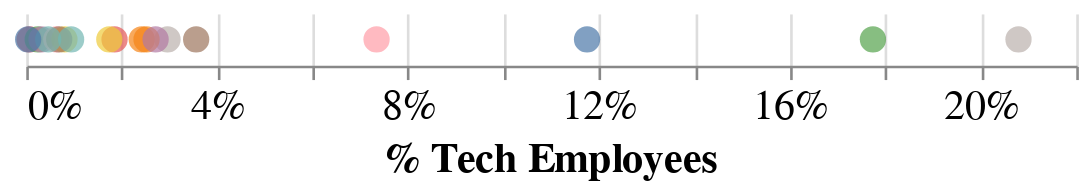

Notebook source saved alongside this figure:
### Code cell
#hide-input
horizontal_stripplot =  alt.Chart(jobs).mark_circle(size = 100).encode(
    x=alt.X('Percent Tech:Q', axis=alt.Axis(format='.0%'), title='% Tech Employees' ),
    color=alt.Color('Industry:N', legend=None, ),
    tooltip=[alt.Tooltip('Industry:N'), alt.Tooltip('Percent Tech:Q', format='.2%')]
).configure_facet(
    spacing=0
).configure_view(
    stroke=None
).configure_axis(
    labelFontSize=16,
    titleFontSize=16
).configure_axisY(maxExtent=55)

horizontal_stripplot

### Figure 1 — Vega-Lite specification as saved in the notebook (floating-point values rounded to 4 significant figures)
{"config": {"view": {"continuousWidth": 400, "continuousHeight": 300, "stroke": null}, "axis": {"labelFontSize": 16, "titleFontSize": 16}, "axisY": {"maxExtent": 55}, "facet": {"spacing": 0}}, "data": {"name": "data-2ae1159158d27eadd7506611ab1e5090"}, "mark": {"type": "circle", "size": 100}, "encoding": {"color": {"type": "nominal", "field": "Industry", "legend": null}, "tooltip": [{"type": "nominal", "field": "Industry"}, {"type": "quantitative", "field": "Percent Tech", "format": ".2%"}], "x": {"type": "quantitative", "axis": {"format": ".0%"}, "field": "Percent Tech", "title": "% Tech Employees"}}, "$schema": "https://vega.github.io/schema/vega-lite/v4.8.1.json", "datasets": {"data-2ae1159158d27eadd7506611ab1e5090": [{"Industry": "Agriculture, Forestry, Fishing and Hunting", "Technologists": 290, "total_emp": 430720, "Hourly mean wage": 35.38, "annual_salary_tech": 73590, "annual_salary_all": 33510, "Percent Tech": 0.0007}, {"Industry": "Mining", "Technologists": 12630, "total_emp": 684390, "Hourly mean wage": 53.89, "annual_salary_tech": 112100, "annual_salary_all": 65860, "Percent Tech": 0.0185}, {"Industry": "Utilities", "Technologists": 19480, "total_emp": 547100, "Hourly mean wage": 45.35, "annual_salary_tech": 94320, "annual_salary_all": 81550, "Percent Tech": 0.0356}, {"Industry": "Construction", "Technologists": 18100, "total_emp": 7439360, "Hourly mean wage": 36.91, "annual_salary_tech": 76770, "annual_salary_all": 57110, "Percent Tech": 0.0024}, {"Industry": "Manufacturing", "Technologists": 307140, "total_emp": 12707850, "Hourly mean wage": 49.38, "annual_salary_tech": 102710, "annual_salary_all": 54260, "Percent Tech": 0.0242}, {"Industry": "Wholesale Trade", "Technologists": 173160, "total_emp": 5848510, "Hourly mean wage": 42.04, "annual_salary_tech": 87440, "annual_salary_all": 59110, "Percent Tech": 0.0296}, {"Industry": "Retail Trade", "Technologists": 49940, "total_emp": 15822440, "Hourly mean wage": 38.74, "annual_salary_tech": 80590, "annual_salary_all": 34870, "Percent Tech": 0.0032}, {"Industry": "Transportation and Warehousing", "Technologists": 39560, "total_emp": 6281590, "Hourly mean wage": 38.72, "annual_salary_tech": 80540, "annual_salary_all": 49850, "Percent Tech": 0.0063}, {"Industry": "Information", "Technologists": 588500, "total_emp": 2831080, "Hourly mean wage": 48.99, "annual_salary_tech": 101900, "annual_salary_all": 80050, "Percent Tech": 0.2079}, {"Industry": "Finance and Insurance", "Technologists": 438650, "total_emp": 5972610, "Hourly mean wage": 47.63, "annual_salary_tech": 99070, "annual_salary_all": 75280, "Percent Tech": 0.0734}, {"Industry": "Real Estate and Rental and Leasing", "Technologists": 18110, "total_emp": 2259880, "Hourly mean wage": 40.52, "annual_salary_tech": 84290, "annual_salary_all": 51190, "Percent Tech": 0.008}, {"Industry": "Professional, Scientific, and Technical Services", "Technologists": 1664310, "total_emp": 9379990, "Hourly mean wage": 46.74, "annual_salary_tech": 97230, "annual_salary_all": 85720, "Percent Tech": 0.1774}, {"Industry": "Management of Companies and Enterprises", "Technologists": 289550, "total_emp": 2463870, "Hourly mean wage": 45.01, "annual_salary_tech": 93630, "annual_salary_all": 87280, "Percent Tech": 0.1175}, {"Industry": "Administrative and Support and Waste Management and Remediation Services", "Technologists": 235830, "total_emp": 9372940, "Hourly mean wage": 41.34, "annual_salary_tech": 85990, "annual_salary_all": 42010, "Percent Tech": 0.0252}, {"Industry": "Educational Services", "Technologists": 231480, "total_emp": 13275220, "Hourly mean wage": 33.16, "annual_salary_tech": 68960, "annual_salary_all": 58080, "Percent Tech": 0.0174}, {"Industry": "Health Care and Social Assistance", "Technologists": 146000, "total_emp": 21025440, "Hourly mean wage": 37.14, "annual_salary_tech": 77260, "annual_salary_all": 55300, "Percent Tech": 0.0069}, {"Industry": "Arts, Entertainment, and Recreation", "Technologists": 11310, "total_emp": 2484140, "Hourly mean wage": 34.87, "annual_salary_tech": 72530, "annual_salary_all": 39300, "Percent Tech": 0.0046}, {"Industry": "Accommodation and Food Services", "Technologists": 5160, "total_emp": 14073290, "Hourly mean wage": 30.11, "annual_salary_tech": 62620, "annual_salary_all": 27980, "Percent Tech": 0.0004}, {"Industry": "Other Services (except Federal, State, and Local Government)", "Technologists": 39750, "total_emp": 4249730, "Hourly mean wage": 36.94, "annual_salary_tech": 76830, "annual_salary_all": 44220, "Percent Tech": 0.0094}, {"Industry": "Federal, State, and Local Government", "Technologists": 263930, "total_emp": 9725350, "Hourly mean wage": 41.38, "annual_salary_tech": 86070, "annual_salary_all": 62720, "Percent Tech": 0.0271}]}}
